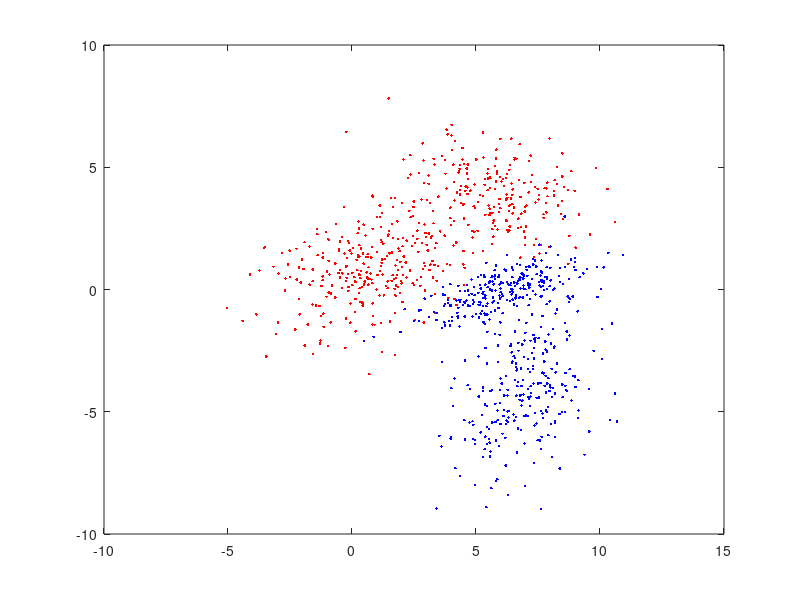

Here is the MATLAB script that generated this plot: (Note: this script raises an error after producing the figure.)
%% Init
clear variables; close all; clc;

%% Generisanje podataka
N = 500; % br odbiraka

P11 = 0.6;
M11 = [1; 1];
M12 = [6; 4];
S11 = [4, 1.1; 1.1, 2];
S12 = [3, -0.8; -0.8, 1.5];

P22 = 0.55;
M21 = [7; -4];
M22 = [6; 0];
S21 = [2, 1.1; 1.1, 4];
S22 = [3, 0.8; 0.8, 0.5];



X1 = zeros(2,N);
X2 = zeros(2,N);

for i=1:N
    t = rand(1,2);
    switch(t(1) < P11)
        case true
            X1(:,i) = mvnrnd(M11,S11);
        case false
            X1(:,i) = mvnrnd(M12,S12);
    end
    switch(t(2) < P22)
        case true
            X2(:,i) = mvnrnd(M21,S21);
        case false
            X2(:,i) = mvnrnd(M22,S22);
    end
end

figure(1)
plot(X1(1,:),X1(2,:), 'r.'); hold on;
plot(X2(1,:),X2(2,:), 'b.');

x = linspace(min([X1(1,:),X2(1,:)]),max([X1(1,:),X2(1,:)]),200);
y = linspace(min([X1(2,:),X2(2,:)]),max([X1(2,:),X2(2,:)]),200);

f1 = zeros(length(x),length(y));
f2 = f1;
h = f1;

for i = 1:length(x)
    for j = 1:length(y)
        X = [x(i);y(j)];
        f11 = 1/(2*pi*det(S11)^0.5)*exp(-0.5*(X-M11)'*S11^(-1)*(X-M11));
        f12 = 1/(2*pi*det(S12)^0.5)*exp(-0.5*(X-M12)'*S12^(-1)*(X-M12));
        f1(i,j) = P11*f11 + (1-P11)*f12;
        f21 = 1/(2*pi*det(S21)^0.5)*exp(-0.5*(X-M21)'*S21^(-1)*(X-M21));
        f22 = 1/(2*pi*det(S22)^0.5)*exp(-0.5*(X-M22)'*S22^(-1)*(X-M22));
        f2(i,j) = P22*f21 + (1-P22)*f22;
        h(i,j) = log(f2(i,j))-log(f1(i,j));
    end
end

f1max = max(f1,[],'All');
f2max = max(f2,[],'All');

dk = [1 3 6 9];
for d = dk
    prag=f1max*exp(-0.5*dk);
    contour(x,y,f1',prag,'m');
    contour(x,y,f2',prag,'m');
end
hold off;
%% Klasifikator minimalne greske
figure(2)
plot(X1(1,:),X1(2,:), 'r.'); hold on;
plot(X2(1,:),X2(2,:), 'b.');
contour(x,y,h',[0 0],'DisplayName','Klasifikator minimalne greske');
x_step = x(2)-x(1);
y_step = y(2)-y(1);
Eps1 =sum(f1(h>=0),'All')*x_step*y_step;
Eps2 =sum(f2(h<0),'All')*x_step*y_step;

Mx = zeros(2,2);
for i=1:N
    [~,ix] = min(abs(x-X1(1,i)));
    [~,iy] = min(abs(y-X1(2,i)));
    if (h(ix,iy) <= 0)
        Mx(1,1) = Mx(1,1) + 1;
    else
        Mx(1,2) = Mx(1,2) + 1;
    end
    [~,ix] = min(abs(x-X2(1,i)));
    [~,iy] = min(abs(y-X2(2,i)));
    if (h(ix,iy) >= 0)
        Mx(2,2) = Mx(2,2) + 1;
    else
        Mx(2,1) = Mx(2,1) + 1;
    end
end
T = array2table(Mx,'VariableNames',{'ω1_p','ω2_p'},'RowName',...
    {'ω1_t  |','ω2_t  |'}); 
disp('Matrica konfuzije:');
disp(T);

disp('Dobijene greske:');
disp([Mx(1,2)/N, Mx(2,1)/N]);
disp('Teorijske greske:');
disp([Eps1,Eps2]);
%% Klasifikator minimalne cene
c11 = 0; c22 = 0;
c12 = 1; c21 = 10*c12;

th = log((c21-c11)/(c12-c22));

contour(x,y,h',[th th],'g','DisplayName','Klasifikator minimalne cene');
hold off;
x_step = x(2)-x(1);
y_step = y(2)-y(1);
Eps1_kmc =sum(f1(h>=th),'All')*x_step*y_step;
Eps2_kmc =sum(f2(h<th),'All')*x_step*y_step;
legend;

Mx = zeros(2,2);
for i=1:N
    [~,ix] = min(abs(x-X1(1,i)));
    [~,iy] = min(abs(y-X1(2,i)));
    if (h(ix,iy) <= th)
        Mx(1,1) = Mx(1,1) + 1;
    else
        Mx(1,2) = Mx(1,2) + 1;
    end
    [~,ix] = min(abs(x-X2(1,i)));
    [~,iy] = min(abs(y-X2(2,i)));
    if (h(ix,iy) >= th)
        Mx(2,2) = Mx(2,2) + 1;
    else
        Mx(2,1) = Mx(2,1) + 1;
    end
end
T = array2table(Mx,'VariableNames',{'ω1_p','ω2_p'},'RowName',...
    {'ω1_t  |','ω2_t  |'}); 
disp('Matrica konfuzije KMC:');
disp(T);

disp('Dobijene greske:');
disp([Mx(1,2)/N, Mx(2,1)/N]);
disp('Teorijske greske:');
disp([Eps1_kmc,Eps2_kmc]);

%% Wald

P11 = 0.6;
M11 = [1; 1];
M12 = [6; 4];
S11 = [4, 1.1; 1.1, 2];
S12 = [3, -0.8; -0.8, 1.5];

P22 = 0.55;
M21 = [1.5; 0.5];
M22 = [7; 3];
S21 = [2, 1.1; 1.1, 4];
S22 = [3, 0.8; 0.8, 0.5];


eps1 = 10^-4;
eps2 = 10^-4;
A = (1-eps1)/eps2; B = eps1/(1-eps2);
a = -log(A);
b = -log(B);
N_itt = 100;
itt = zeros(2,N_itt);
for i = 1:N_itt
    s = [0];
    wald = false;
    while(~wald)
        t = rand(1,1);
        switch(t < P11)
            case true
               X = mvnrnd(M11,S11)';
            case false
               X = mvnrnd(M12,S12)';
        end
        f11 = 1/(2*pi*det(S11)^0.5)*exp(-0.5*(X-M11)'*S11^(-1)*(X-M11));
        f12 = 1/(2*pi*det(S12)^0.5)*exp(-0.5*(X-M12)'*S12^(-1)*(X-M12));
        f1 = P11*f11 + (1-P11)*f12;

        f21 = 1/(2*pi*det(S21)^0.5)*exp(-0.5*(X-M21)'*S21^(-1)*(X-M21));
        f22 = 1/(2*pi*det(S22)^0.5)*exp(-0.5*(X-M22)'*S22^(-1)*(X-M22));
        f2 = P22*f21 + (1-P22)*f22;
        
        h = log(f2)-log(f1);

        itt(1,i) = itt(1,i) + 1;
        s = [s, s(end) + h];
        if (s(end) < a || s(end) > b)
            wald = true;
            figure(4)
            hold on;
            plot(0:itt(1,i), s, 'r');
        end
    end
    s = [0];
    wald = false;
    while(~wald)
        t = rand(1,1);
        switch(t < P22)
            case true
                X = mvnrnd(M21,S21)';
            case false
                X = mvnrnd(M22,S22)';
        end
        f11 = 1/(2*pi*det(S11)^0.5)*exp(-0.5*(X-M11)'*S11^(-1)*(X-M11));
        f12 = 1/(2*pi*det(S12)^0.5)*exp(-0.5*(X-M12)'*S12^(-1)*(X-M12));
        f1 = P11*f11 + (1-P11)*f12;

        f21 = 1/(2*pi*det(S21)^0.5)*exp(-0.5*(X-M21)'*S21^(-1)*(X-M21));
        f22 = 1/(2*pi*det(S22)^0.5)*exp(-0.5*(X-M22)'*S22^(-1)*(X-M22));
        f2 = P22*f21 + (1-P22)*f22;
        
        h = log(f2)-log(f1);

        itt(2,i) = itt(2,i) + 1;
        s = [s, s(end) + h];
        if (s(end) < a || s(end) > b)
            wald = true;
            figure(4)
            hold on;
            plot(0:itt(2,i), s, 'b');
        end
    end
end

plot([0 max(itt,[],'All')],[1 1].*a,'k--')
plot([0 max(itt,[],'All')],[1 1].*b,'k--')
xlim([0, max(itt,[],'All')]);
